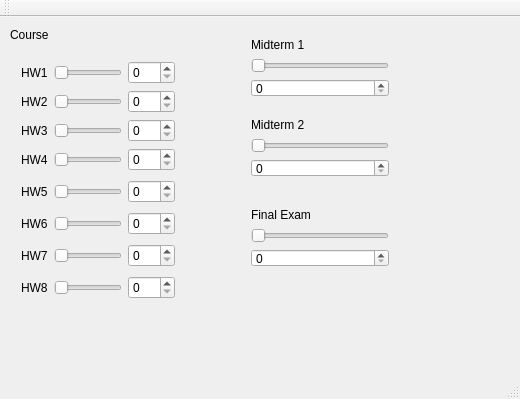
<?xml version="1.0" encoding="UTF-8"?>
<ui version="4.0">
 <class>MainWindow</class>
 <widget class="QMainWindow" name="MainWindow">
  <property name="geometry">
   <rect>
    <x>0</x>
    <y>0</y>
    <width>520</width>
    <height>399</height>
   </rect>
  </property>
  <property name="windowTitle">
   <string>MainWindow</string>
  </property>
  <widget class="QWidget" name="centralWidget">
   <widget class="QLabel" name="label_2">
    <property name="geometry">
     <rect>
      <x>10</x>
      <y>10</y>
      <width>59</width>
      <height>16</height>
     </rect>
    </property>
    <property name="text">
     <string>Course</string>
    </property>
   </widget>
   <widget class="QWidget" name="layoutWidget">
    <property name="geometry">
     <rect>
      <x>10</x>
      <y>30</y>
      <width>176</width>
      <height>266</height>
     </rect>
    </property>
    <layout class="QVBoxLayout" name="verticalLayout_2">
     <item>
      <layout class="QVBoxLayout" name="verticalLayout">
       <item>
        <layout class="QHBoxLayout" name="horizontalLayout_3">
         <item>
          <widget class="QLabel" name="label">
           <property name="text">
            <string>HW1</string>
           </property>
          </widget>
         </item>
         <item>
          <widget class="QSlider" name="horizontalSlider">
           <property name="maximum">
            <number>100</number>
           </property>
           <property name="orientation">
            <enum>Qt::Horizontal</enum>
           </property>
          </widget>
         </item>
         <item>
          <widget class="QSpinBox" name="spinBox">
           <property name="maximum">
            <number>100</number>
           </property>
          </widget>
         </item>
        </layout>
       </item>
       <item>
        <layout class="QHBoxLayout" name="horizontalLayout_2">
         <item>
          <widget class="QLabel" name="label_3">
           <property name="text">
            <string>HW2</string>
           </property>
          </widget>
         </item>
         <item>
          <widget class="QSlider" name="horizontalSlider_2">
           <property name="maximum">
            <number>100</number>
           </property>
           <property name="orientation">
            <enum>Qt::Horizontal</enum>
           </property>
          </widget>
         </item>
         <item>
          <widget class="QSpinBox" name="spinBox_2">
           <property name="maximum">
            <number>100</number>
           </property>
          </widget>
         </item>
        </layout>
       </item>
       <item>
        <layout class="QHBoxLayout" name="horizontalLayout">
         <item>
          <widget class="QLabel" name="label_4">
           <property name="text">
            <string>HW3</string>
           </property>
          </widget>
         </item>
         <item>
          <widget class="QSlider" name="horizontalSlider_4">
           <property name="maximum">
            <number>100</number>
           </property>
           <property name="orientation">
            <enum>Qt::Horizontal</enum>
           </property>
          </widget>
         </item>
         <item>
          <widget class="QSpinBox" name="spinBox_3">
           <property name="maximum">
            <number>100</number>
           </property>
          </widget>
         </item>
        </layout>
       </item>
       <item>
        <layout class="QHBoxLayout" name="horizontalLayout_4">
         <item>
          <widget class="QLabel" name="label_5">
           <property name="text">
            <string>HW4</string>
           </property>
          </widget>
         </item>
         <item>
          <widget class="QSlider" name="horizontalSlider_3">
           <property name="maximum">
            <number>100</number>
           </property>
           <property name="orientation">
            <enum>Qt::Horizontal</enum>
           </property>
          </widget>
         </item>
         <item>
          <widget class="QSpinBox" name="spinBox_4">
           <property name="maximum">
            <number>100</number>
           </property>
          </widget>
         </item>
        </layout>
       </item>
      </layout>
     </item>
     <item>
      <layout class="QHBoxLayout" name="horizontalLayout_5">
       <item>
        <widget class="QLabel" name="label_6">
         <property name="text">
          <string>HW5</string>
         </property>
        </widget>
       </item>
       <item>
        <widget class="QSlider" name="horizontalSlider_6">
         <property name="maximum">
          <number>100</number>
         </property>
         <property name="orientation">
          <enum>Qt::Horizontal</enum>
         </property>
        </widget>
       </item>
       <item>
        <widget class="QSpinBox" name="spinBox_5">
         <property name="maximum">
          <number>100</number>
         </property>
        </widget>
       </item>
      </layout>
     </item>
     <item>
      <layout class="QHBoxLayout" name="horizontalLayout_6">
       <item>
        <widget class="QLabel" name="label_7">
         <property name="text">
          <string>HW6</string>
         </property>
        </widget>
       </item>
       <item>
        <widget class="QSlider" name="horizontalSlider_7">
         <property name="maximum">
          <number>100</number>
         </property>
         <property name="orientation">
          <enum>Qt::Horizontal</enum>
         </property>
        </widget>
       </item>
       <item>
        <widget class="QSpinBox" name="spinBox_8">
         <property name="maximum">
          <number>100</number>
         </property>
        </widget>
       </item>
      </layout>
     </item>
     <item>
      <layout class="QHBoxLayout" name="horizontalLayout_7">
       <item>
        <widget class="QLabel" name="label_8">
         <property name="text">
          <string>HW7</string>
         </property>
        </widget>
       </item>
       <item>
        <widget class="QSlider" name="horizontalSlider_5">
         <property name="maximum">
          <number>100</number>
         </property>
         <property name="orientation">
          <enum>Qt::Horizontal</enum>
         </property>
        </widget>
       </item>
       <item>
        <widget class="QSpinBox" name="spinBox_6">
         <property name="maximum">
          <number>100</number>
         </property>
        </widget>
       </item>
      </layout>
     </item>
     <item>
      <layout class="QHBoxLayout" name="horizontalLayout_8">
       <item>
        <widget class="QLabel" name="label_9">
         <property name="text">
          <string>HW8</string>
         </property>
        </widget>
       </item>
       <item>
        <widget class="QSlider" name="horizontalSlider_8">
         <property name="maximum">
          <number>100</number>
         </property>
         <property name="orientation">
          <enum>Qt::Horizontal</enum>
         </property>
        </widget>
       </item>
       <item>
        <widget class="QSpinBox" name="spinBox_7">
         <property name="maximum">
          <number>100</number>
         </property>
        </widget>
       </item>
      </layout>
     </item>
    </layout>
   </widget>
   <widget class="QWidget" name="verticalLayoutWidget_2">
    <property name="geometry">
     <rect>
      <x>240</x>
      <y>10</y>
      <width>160</width>
      <height>81</height>
     </rect>
    </property>
    <layout class="QVBoxLayout" name="verticalLayout_4">
     <item>
      <widget class="QLabel" name="label_10">
       <property name="text">
        <string>Midterm 1</string>
       </property>
      </widget>
     </item>
     <item>
      <widget class="QSlider" name="horizontalSlider_11">
       <property name="orientation">
        <enum>Qt::Horizontal</enum>
       </property>
      </widget>
     </item>
     <item>
      <widget class="QSpinBox" name="spinBox_11"/>
     </item>
    </layout>
   </widget>
   <widget class="QWidget" name="verticalLayoutWidget_3">
    <property name="geometry">
     <rect>
      <x>240</x>
      <y>90</y>
      <width>160</width>
      <height>81</height>
     </rect>
    </property>
    <layout class="QVBoxLayout" name="verticalLayout_5">
     <item>
      <widget class="QLabel" name="label_11">
       <property name="text">
        <string>Midterm 2</string>
       </property>
      </widget>
     </item>
     <item>
      <widget class="QSlider" name="horizontalSlider_10">
       <property name="orientation">
        <enum>Qt::Horizontal</enum>
       </property>
      </widget>
     </item>
     <item>
      <widget class="QSpinBox" name="spinBox_10"/>
     </item>
    </layout>
   </widget>
   <widget class="QWidget" name="verticalLayoutWidget">
    <property name="geometry">
     <rect>
      <x>240</x>
      <y>180</y>
      <width>160</width>
      <height>81</height>
     </rect>
    </property>
    <layout class="QVBoxLayout" name="verticalLayout_3">
     <item>
      <widget class="QLabel" name="label_12">
       <property name="text">
        <string>Final Exam</string>
       </property>
      </widget>
     </item>
     <item>
      <widget class="QSlider" name="horizontalSlider_9">
       <property name="maximumSize">
        <size>
         <width>221</width>
         <height>16777215</height>
        </size>
       </property>
       <property name="maximum">
        <number>100</number>
       </property>
       <property name="orientation">
        <enum>Qt::Horizontal</enum>
       </property>
      </widget>
     </item>
     <item>
      <widget class="QSpinBox" name="spinBox_9">
       <property name="maximum">
        <number>100</number>
       </property>
      </widget>
     </item>
    </layout>
   </widget>
  </widget>
  <widget class="QMenuBar" name="menuBar">
   <property name="geometry">
    <rect>
     <x>0</x>
     <y>0</y>
     <width>520</width>
     <height>22</height>
    </rect>
   </property>
  </widget>
  <widget class="QToolBar" name="mainToolBar">
   <attribute name="toolBarArea">
    <enum>TopToolBarArea</enum>
   </attribute>
   <attribute name="toolBarBreak">
    <bool>false</bool>
   </attribute>
  </widget>
  <widget class="QStatusBar" name="statusBar"/>
 </widget>
 <layoutdefault spacing="6" margin="11"/>
 <resources/>
 <connections>
  <connection>
   <sender>horizontalSlider_2</sender>
   <signal>valueChanged(int)</signal>
   <receiver>spinBox_2</receiver>
   <slot>setValue(int)</slot>
   <hints>
    <hint type="sourcelabel">
     <x>126</x>
     <y>123</y>
    </hint>
    <hint type="destinationlabel">
     <x>182</x>
     <y>122</y>
    </hint>
   </hints>
  </connection>
  <connection>
   <sender>spinBox_2</sender>
   <signal>valueChanged(int)</signal>
   <receiver>horizontalSlider_2</receiver>
   <slot>setValue(int)</slot>
   <hints>
    <hint type="sourcelabel">
     <x>182</x>
     <y>122</y>
    </hint>
    <hint type="destinationlabel">
     <x>126</x>
     <y>123</y>
    </hint>
   </hints>
  </connection>
  <connection>
   <sender>horizontalSlider_4</sender>
   <signal>valueChanged(int)</signal>
   <receiver>spinBox_3</receiver>
   <slot>setValue(int)</slot>
   <hints>
    <hint type="sourcelabel">
     <x>126</x>
     <y>157</y>
    </hint>
    <hint type="destinationlabel">
     <x>182</x>
     <y>156</y>
    </hint>
   </hints>
  </connection>
  <connection>
   <sender>spinBox_3</sender>
   <signal>valueChanged(int)</signal>
   <receiver>horizontalSlider_4</receiver>
   <slot>setValue(int)</slot>
   <hints>
    <hint type="sourcelabel">
     <x>182</x>
     <y>156</y>
    </hint>
    <hint type="destinationlabel">
     <x>126</x>
     <y>157</y>
    </hint>
   </hints>
  </connection>
  <connection>
   <sender>horizontalSlider_3</sender>
   <signal>valueChanged(int)</signal>
   <receiver>spinBox_4</receiver>
   <slot>setValue(int)</slot>
   <hints>
    <hint type="sourcelabel">
     <x>126</x>
     <y>191</y>
    </hint>
    <hint type="destinationlabel">
     <x>182</x>
     <y>190</y>
    </hint>
   </hints>
  </connection>
  <connection>
   <sender>spinBox_4</sender>
   <signal>valueChanged(int)</signal>
   <receiver>horizontalSlider_3</receiver>
   <slot>setValue(int)</slot>
   <hints>
    <hint type="sourcelabel">
     <x>182</x>
     <y>190</y>
    </hint>
    <hint type="destinationlabel">
     <x>126</x>
     <y>191</y>
    </hint>
   </hints>
  </connection>
  <connection>
   <sender>horizontalSlider</sender>
   <signal>valueChanged(int)</signal>
   <receiver>spinBox</receiver>
   <slot>setValue(int)</slot>
   <hints>
    <hint type="sourcelabel">
     <x>126</x>
     <y>89</y>
    </hint>
    <hint type="destinationlabel">
     <x>182</x>
     <y>88</y>
    </hint>
   </hints>
  </connection>
  <connection>
   <sender>spinBox</sender>
   <signal>valueChanged(int)</signal>
   <receiver>horizontalSlider</receiver>
   <slot>setValue(int)</slot>
   <hints>
    <hint type="sourcelabel">
     <x>182</x>
     <y>88</y>
    </hint>
    <hint type="destinationlabel">
     <x>126</x>
     <y>89</y>
    </hint>
   </hints>
  </connection>
  <connection>
   <sender>horizontalSlider_8</sender>
   <signal>valueChanged(int)</signal>
   <receiver>spinBox_7</receiver>
   <slot>setValue(int)</slot>
   <hints>
    <hint type="sourcelabel">
     <x>127</x>
     <y>328</y>
    </hint>
    <hint type="destinationlabel">
     <x>183</x>
     <y>327</y>
    </hint>
   </hints>
  </connection>
  <connection>
   <sender>spinBox_7</sender>
   <signal>valueChanged(int)</signal>
   <receiver>horizontalSlider_8</receiver>
   <slot>setValue(int)</slot>
   <hints>
    <hint type="sourcelabel">
     <x>183</x>
     <y>327</y>
    </hint>
    <hint type="destinationlabel">
     <x>127</x>
     <y>328</y>
    </hint>
   </hints>
  </connection>
  <connection>
   <sender>horizontalSlider_6</sender>
   <signal>valueChanged(int)</signal>
   <receiver>spinBox_5</receiver>
   <slot>setValue(int)</slot>
   <hints>
    <hint type="sourcelabel">
     <x>127</x>
     <y>226</y>
    </hint>
    <hint type="destinationlabel">
     <x>183</x>
     <y>225</y>
    </hint>
   </hints>
  </connection>
  <connection>
   <sender>spinBox_5</sender>
   <signal>valueChanged(int)</signal>
   <receiver>horizontalSlider_6</receiver>
   <slot>setValue(int)</slot>
   <hints>
    <hint type="sourcelabel">
     <x>183</x>
     <y>225</y>
    </hint>
    <hint type="destinationlabel">
     <x>127</x>
     <y>226</y>
    </hint>
   </hints>
  </connection>
  <connection>
   <sender>horizontalSlider_7</sender>
   <signal>valueChanged(int)</signal>
   <receiver>spinBox_8</receiver>
   <slot>setValue(int)</slot>
   <hints>
    <hint type="sourcelabel">
     <x>127</x>
     <y>260</y>
    </hint>
    <hint type="destinationlabel">
     <x>183</x>
     <y>259</y>
    </hint>
   </hints>
  </connection>
  <connection>
   <sender>spinBox_8</sender>
   <signal>valueChanged(int)</signal>
   <receiver>horizontalSlider_7</receiver>
   <slot>setValue(int)</slot>
   <hints>
    <hint type="sourcelabel">
     <x>183</x>
     <y>259</y>
    </hint>
    <hint type="destinationlabel">
     <x>127</x>
     <y>260</y>
    </hint>
   </hints>
  </connection>
  <connection>
   <sender>horizontalSlider_5</sender>
   <signal>valueChanged(int)</signal>
   <receiver>spinBox_6</receiver>
   <slot>setValue(int)</slot>
   <hints>
    <hint type="sourcelabel">
     <x>127</x>
     <y>294</y>
    </hint>
    <hint type="destinationlabel">
     <x>183</x>
     <y>293</y>
    </hint>
   </hints>
  </connection>
  <connection>
   <sender>spinBox_6</sender>
   <signal>valueChanged(int)</signal>
   <receiver>horizontalSlider_5</receiver>
   <slot>setValue(int)</slot>
   <hints>
    <hint type="sourcelabel">
     <x>183</x>
     <y>293</y>
    </hint>
    <hint type="destinationlabel">
     <x>127</x>
     <y>294</y>
    </hint>
   </hints>
  </connection>
  <connection>
   <sender>horizontalSlider_11</sender>
   <signal>valueChanged(int)</signal>
   <receiver>spinBox_11</receiver>
   <slot>setValue(int)</slot>
   <hints>
    <hint type="sourcelabel">
     <x>305</x>
     <y>82</y>
    </hint>
    <hint type="destinationlabel">
     <x>304</x>
     <y>111</y>
    </hint>
   </hints>
  </connection>
  <connection>
   <sender>spinBox_11</sender>
   <signal>valueChanged(int)</signal>
   <receiver>horizontalSlider_11</receiver>
   <slot>setValue(int)</slot>
   <hints>
    <hint type="sourcelabel">
     <x>351</x>
     <y>110</y>
    </hint>
    <hint type="destinationlabel">
     <x>351</x>
     <y>87</y>
    </hint>
   </hints>
  </connection>
  <connection>
   <sender>horizontalSlider_10</sender>
   <signal>valueChanged(int)</signal>
   <receiver>spinBox_10</receiver>
   <slot>setValue(int)</slot>
   <hints>
    <hint type="sourcelabel">
     <x>268</x>
     <y>157</y>
    </hint>
    <hint type="destinationlabel">
     <x>273</x>
     <y>197</y>
    </hint>
   </hints>
  </connection>
  <connection>
   <sender>spinBox_10</sender>
   <signal>valueChanged(int)</signal>
   <receiver>horizontalSlider_10</receiver>
   <slot>setValue(int)</slot>
   <hints>
    <hint type="sourcelabel">
     <x>325</x>
     <y>193</y>
    </hint>
    <hint type="destinationlabel">
     <x>326</x>
     <y>167</y>
    </hint>
   </hints>
  </connection>
  <connection>
   <sender>horizontalSlider_9</sender>
   <signal>valueChanged(int)</signal>
   <receiver>spinBox_9</receiver>
   <slot>setValue(int)</slot>
   <hints>
    <hint type="sourcelabel">
     <x>306</x>
     <y>252</y>
    </hint>
    <hint type="destinationlabel">
     <x>304</x>
     <y>279</y>
    </hint>
   </hints>
  </connection>
  <connection>
   <sender>spinBox_9</sender>
   <signal>valueChanged(int)</signal>
   <receiver>horizontalSlider_9</receiver>
   <slot>setValue(int)</slot>
   <hints>
    <hint type="sourcelabel">
     <x>359</x>
     <y>280</y>
    </hint>
    <hint type="destinationlabel">
     <x>349</x>
     <y>250</y>
    </hint>
   </hints>
  </connection>
 </connections>
</ui>
